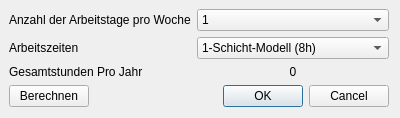
<?xml version="1.0" encoding="UTF-8"?>
<ui version="4.0">
 <class>Dialog</class>
 <widget class="QDialog" name="Dialog">
  <property name="geometry">
   <rect>
    <x>0</x>
    <y>0</y>
    <width>400</width>
    <height>118</height>
   </rect>
  </property>
  <property name="windowTitle">
   <string>Dialog</string>
  </property>
  <widget class="QWidget" name="formLayoutWidget">
   <property name="geometry">
    <rect>
     <x>9</x>
     <y>9</y>
     <width>380</width>
     <height>101</height>
    </rect>
   </property>
   <layout class="QFormLayout" name="formLayout">
    <item row="0" column="0">
     <widget class="QLabel" name="label">
      <property name="text">
       <string>Anzahl der Arbeitstage pro Woche</string>
      </property>
     </widget>
    </item>
    <item row="0" column="1">
     <widget class="QComboBox" name="comboBox">
      <item>
       <property name="text">
        <string>1</string>
       </property>
      </item>
      <item>
       <property name="text">
        <string>2</string>
       </property>
      </item>
      <item>
       <property name="text">
        <string>3</string>
       </property>
      </item>
      <item>
       <property name="text">
        <string>4</string>
       </property>
      </item>
      <item>
       <property name="text">
        <string>5</string>
       </property>
      </item>
      <item>
       <property name="text">
        <string>6</string>
       </property>
      </item>
      <item>
       <property name="text">
        <string>7</string>
       </property>
      </item>
     </widget>
    </item>
    <item row="1" column="0">
     <widget class="QLabel" name="label_2">
      <property name="text">
       <string>Arbeitszeiten</string>
      </property>
     </widget>
    </item>
    <item row="1" column="1">
     <widget class="QComboBox" name="comboBox_2">
      <item>
       <property name="text">
        <string>1-Schicht-Modell (8h)</string>
       </property>
      </item>
      <item>
       <property name="text">
        <string>2-Schicht-Modell (16h)</string>
       </property>
      </item>
      <item>
       <property name="text">
        <string>3-Schicht-Modell (24h)</string>
       </property>
      </item>
     </widget>
    </item>
    <item row="2" column="0">
     <widget class="QLabel" name="label_7">
      <property name="styleSheet">
       <string notr="true"/>
      </property>
      <property name="frameShadow">
       <enum>QFrame::Plain</enum>
      </property>
      <property name="text">
       <string>Gesamtstunden Pro Jahr</string>
      </property>
     </widget>
    </item>
    <item row="2" column="1">
     <widget class="QLabel" name="label_8">
      <property name="sizeIncrement">
       <size>
        <width>0</width>
        <height>0</height>
       </size>
      </property>
      <property name="text">
       <string>0</string>
      </property>
      <property name="alignment">
       <set>Qt::AlignCenter</set>
      </property>
     </widget>
    </item>
    <item row="3" column="0">
     <widget class="QPushButton" name="pushButton">
      <property name="text">
       <string>Berechnen</string>
      </property>
     </widget>
    </item>
    <item row="3" column="1">
     <widget class="QDialogButtonBox" name="buttonBox">
      <property name="orientation">
       <enum>Qt::Horizontal</enum>
      </property>
      <property name="standardButtons">
       <set>QDialogButtonBox::Cancel|QDialogButtonBox::Ok</set>
      </property>
     </widget>
    </item>
   </layout>
  </widget>
 </widget>
 <resources/>
 <connections>
  <connection>
   <sender>buttonBox</sender>
   <signal>accepted()</signal>
   <receiver>Dialog</receiver>
   <slot>accept()</slot>
   <hints>
    <hint type="sourcelabel">
     <x>248</x>
     <y>254</y>
    </hint>
    <hint type="destinationlabel">
     <x>157</x>
     <y>274</y>
    </hint>
   </hints>
  </connection>
  <connection>
   <sender>buttonBox</sender>
   <signal>rejected()</signal>
   <receiver>Dialog</receiver>
   <slot>reject()</slot>
   <hints>
    <hint type="sourcelabel">
     <x>316</x>
     <y>260</y>
    </hint>
    <hint type="destinationlabel">
     <x>286</x>
     <y>274</y>
    </hint>
   </hints>
  </connection>
 </connections>
</ui>
